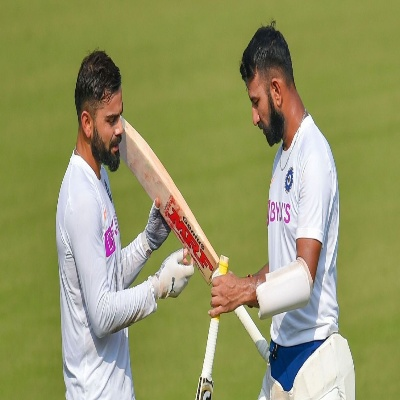
#> input picture images/img_001.jpg, 400 x 400 px, given in place of img_079.jpg, which was not available
$ jupyter execute --allow-errors ClusterFaces.ipynb   (shell and % lines are left out)   (text cells are left out)
#> lines starting #> are read from the running program, lines starting #| are printed output that depends on the picture; pictures that were not available may be replaced by others from this repository, and a replacement may not be noted
[cell 1]
import json
import os
import cv2
import numpy as np

[cell 2]
# load the json file which has annotations
json_file = 'face_annotations.json'

data = []
with open(json_file, 'r') as file:
#> (reads face_annotations.json from the repository)
    data = json.load(file)

[cell 3]
#data.keys()

[cell 4]
data['img_001.jpg52370']

[cell 5]
data['img_001.jpg52370']['regions']

[cell 6]
data['img_001.jpg52370']['regions'][0]['shape_attributes']

[cell 7]
data['img_001.jpg52370']['regions'][0]['shape_attributes']['width']

[cell 8]
## Extract the width and height from image annotations
X = []

for imgkey, imgval in data.items():
    # go over each region
    for reg in imgval['regions']:
        # from shape attributes
        shape = reg['shape_attributes']
        # get the width and height
        temp_list = [shape['width'], shape['height']]
        X.append(temp_list)

[cell 9]
X[0:5]

[cell 10]
len(X)

[cell 11]
# convert into np array - each element is width, height
X = np.reshape(X, (-1, 2))

[cell 12]
X[0:5]

[cell 13]
## convert the values(width, height) to scale 0 to 1
## all images are of resolution 400x400
X = X/400

[cell 14]
X[0:5]

[cell 15]
## get the log value of width and height
log_X = np.log(X)

[cell 16]
log_X[0:5]

[cell 17]
import matplotlib.pyplot as plt
fig, axs = plt.subplots(1,2,figsize=(15,5))

# regular width vs height
axs[0].plot(X[:, 0], X[:, 1], 'o')
axs[0].set_title('w vs h')
axs[0].set_ylabel('h')
axs[0].set_xlabel('w')

# plot the log scale values of width and height
axs[1].plot(log_X[:, 0], log_X[:, 1], 'o')
axs[1].set_title('log(w) vs log(h)')
axs[1].set_ylabel('log(h)')
axs[1].set_xlabel('log(w)')
plt.show()
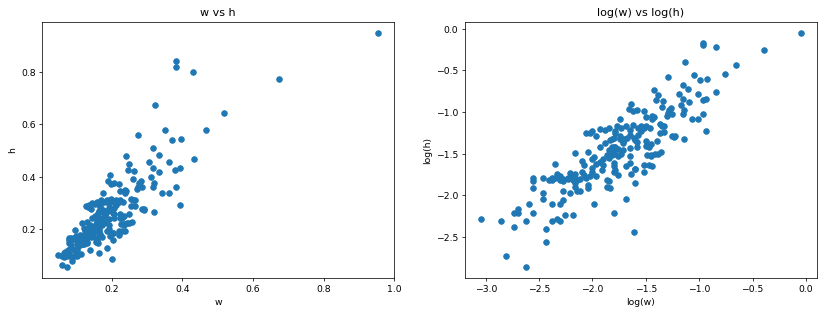
#> figure drawn by matplotlib, 2 panels

[cell 18]
from sklearn.cluster import KMeans

[cell 19]
#?KMeans

[cell 20]
kmeans = KMeans(n_clusters=4, init="k-means++", n_init=10, max_iter=300, tol=0.0001).fit(X)
log_kmeans = KMeans(n_clusters=4, init="k-means++", n_init=10, max_iter=300, tol=0.0001).fit(log_X)

[cell 21]
print(kmeans.n_clusters)
print(kmeans.cluster_centers_)

[cell 22]
## get the clusters for each element
y_pred, ly_pred = kmeans.predict(X), log_kmeans.predict(log_X)

[cell 23]
#?plt.scatter

[cell 24]
fig, axs = plt.subplots(1,2,figsize=(15,5))

# regular width vs height
axs[0].scatter(X[:, 0], X[:, 1], c=y_pred)
axs[0].set_title('w vs h')
axs[0].set_ylabel('h')
axs[0].set_xlabel('w')

# plot the log scale values of width and height
axs[1].scatter(log_X[:, 0], log_X[:, 1], c=ly_pred)
axs[1].set_title('log(w) vs log(h)')
axs[1].set_ylabel('log(h)')
axs[1].set_xlabel('log(w)')
plt.show()
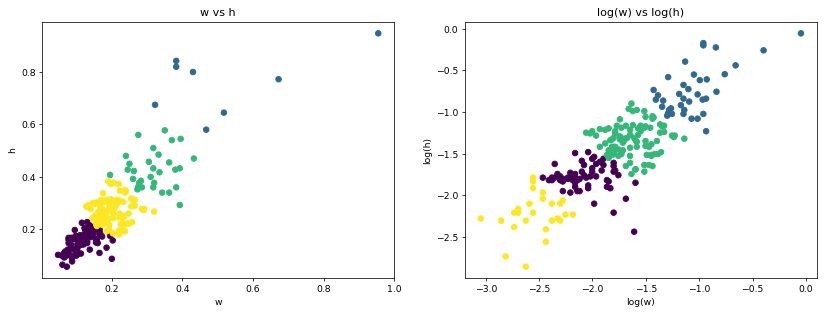
#> figure drawn by matplotlib, 2 panels

[cell 25]
kmeans.cluster_centers_*400

[cell 26]
# these are log values, so use exp to get original value and multiply by 400
np.exp(log_kmeans.cluster_centers_)*400

[cell 27]
## from the plot, the value with log scale clustered better.
## so,use that bounding box.
b_boxes = np.exp(log_kmeans.cluster_centers_)*400

[cell 28]
import matplotlib.patches as patches

[cell 29]
def plot_image(img_db, bb):
    # pick random image from 0 to 99
    idx = np.random.randint(0, 99)

    key = list(img_db.keys())[idx]
    imgval = img_db[key]

    # get source path
    ps = os.path.join("images", imgval["filename"])

    # read the image
    img = cv2.imread(ps)
#> img is the input picture: shape (400, 400, 3); mean B, G, R 99.6, 150.7, 148.1
    img = cv2.cvtColor(img, cv2.COLOR_BGR2RGB)

    # get the current figure
    fig = plt.gcf()

    fig.set_size_inches(12, 12)
    plt.imshow(img)

    ax = fig.get_axes()[0]

    for rgnd in imgval['regions']:
        shape = rgnd['shape_attributes']
        # get the shape attributes
        x, y, w, h = shape['x'], shape['y'], shape['width'], shape['height']

        # create patch image
        rect = patches.Rectangle((x, y), w, h, linewidth=2,edgecolor='r',facecolor='none')
        ax.add_patch(rect)

        cx, cy = (x + w/2), (y + h/2)
        num_bb = len(bb)
        # different colors for each bounding box
        c = ['g', 'b', 'm', 'c']
        for i in range(num_bb):
            w, h = bb[i, 0], bb[i, 1]
            x, y = cx - w/2, cy - h/2
            rect = patches.Rectangle((x, y), w, h, linewidth=2, edgecolor=c[i], facecolor='none')
            ax.add_patch(rect)
    plt.show()
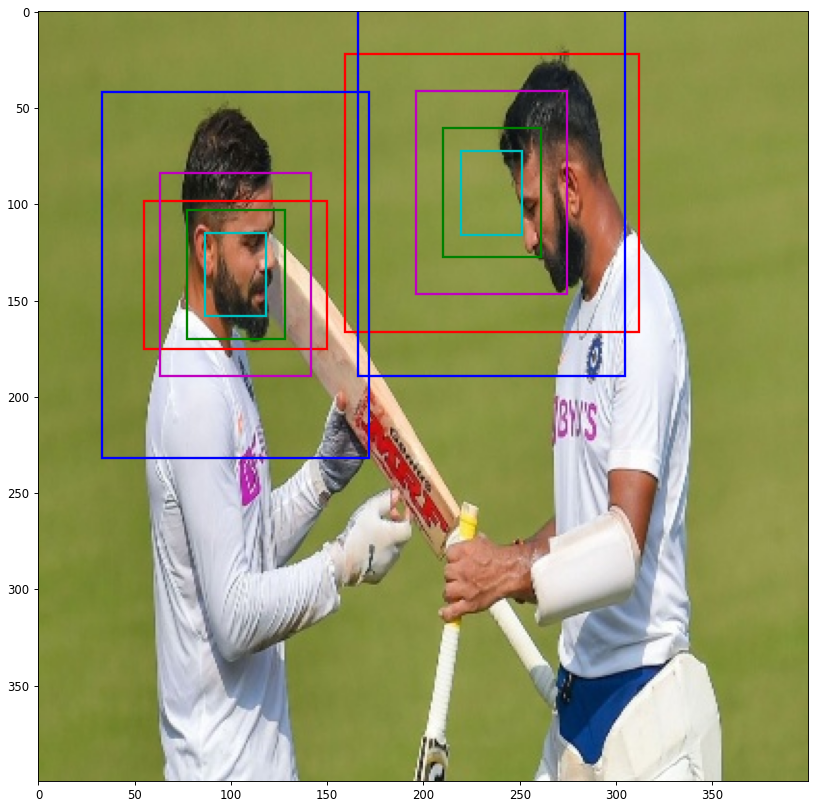
#> figure drawn by matplotlib, 1 panel

[cell 30]
plot_image(data, b_boxes)

[cell 31]
plot_image(data, b_boxes)
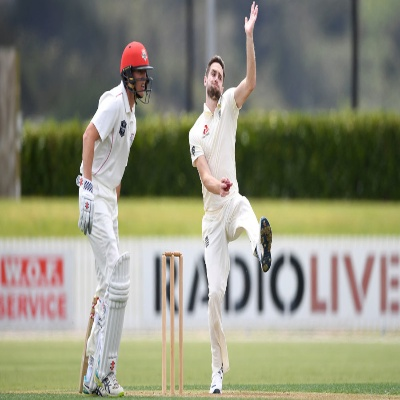
#> input picture images/img_002.jpg, 400 x 400 px, given in place of img_080.jpg, which was not available
#> in plot_image, img is the input picture: shape (400, 400, 3); mean B, G, R 122.2, 141.5, 141
#> in plot_image (call 2), `plt.show()`:
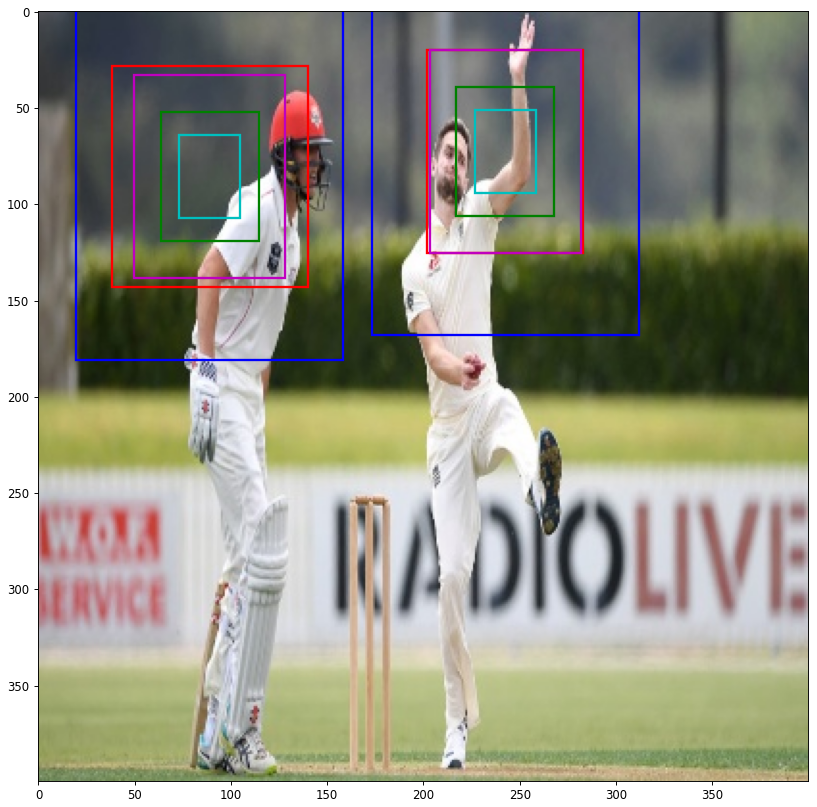
#> figure drawn by matplotlib, 1 panel

[cell 32]
plot_image(data, b_boxes)
#> in plot_image (call 3), `plt.show()`:
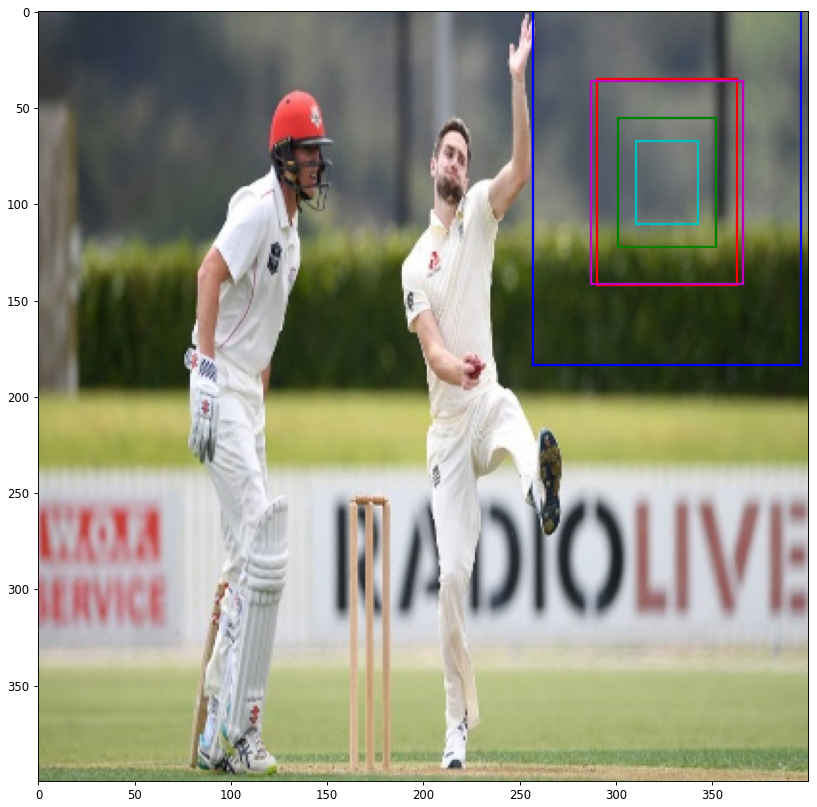
#> figure drawn by matplotlib, 1 panel
